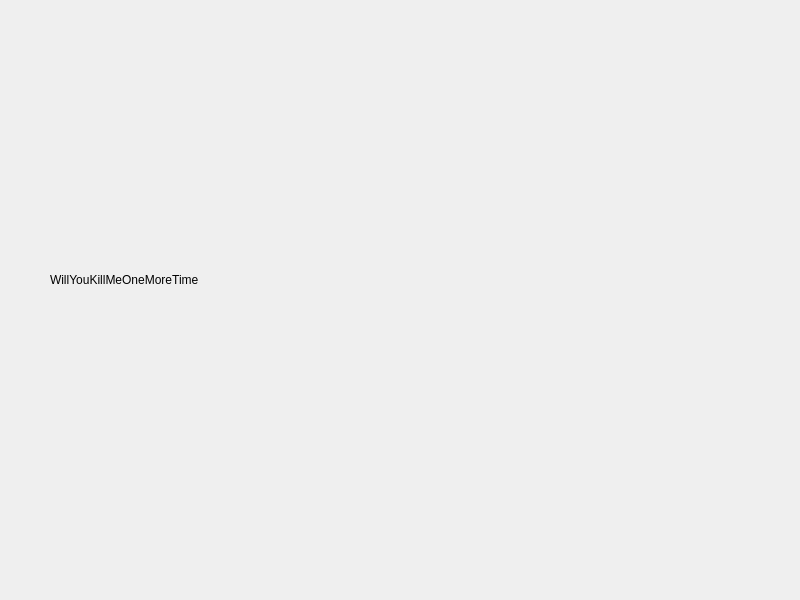
<?xml version="1.0" encoding="UTF-8"?>
<ui version="4.0">
 <class>SdlQtMergePic</class>
 <widget class="QWidget" name="SdlQtMergePic">
  <property name="geometry">
   <rect>
    <x>0</x>
    <y>0</y>
    <width>800</width>
    <height>600</height>
   </rect>
  </property>
  <property name="windowTitle">
   <string>SdlQtMergePic</string>
  </property>
  <widget class="QLabel" name="label">
   <property name="geometry">
    <rect>
     <x>50</x>
     <y>130</y>
     <width>400</width>
     <height>300</height>
    </rect>
   </property>
   <property name="text">
    <string>WillYouKillMeOneMoreTime</string>
   </property>
  </widget>
 </widget>
 <resources/>
 <connections/>
</ui>
